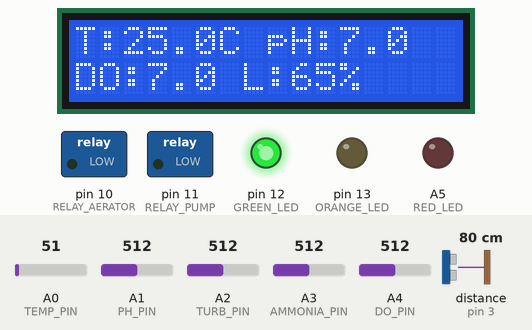
The sketch below on a simulated Arduino Nano, built with avr-gcc and run on an emulated ATmega328P. Parts: 16×2 character LCD, switched loads named in the sketch (green lamp = pin HIGH), output pins drawn as LEDs (lit = HIGH). Wiring (inferred from the names in the program): ultrasonic range finder: trigger pin 2; echo pin 3. The test bench sets the inputs (shaded band); at power-on: A4 (DO_PIN) = 512, A0 (TEMP_PIN) = 51, A1 (PH_PIN) = 512, A2 (TURB_PIN) = 512, A3 (AMMONIA_PIN) = 512, distance to the obstacle (sensor on pin 3) 80 cm. The echo pulse lasts 58.3 µs per cm; pins used as bus, display or sensor lines are not drawn; what the sketch prints to the serial monitor is not drawn.

Above: at 5.2 s.
5.3 s: A4 (DO_PIN) set to 187
At 6.9 s:
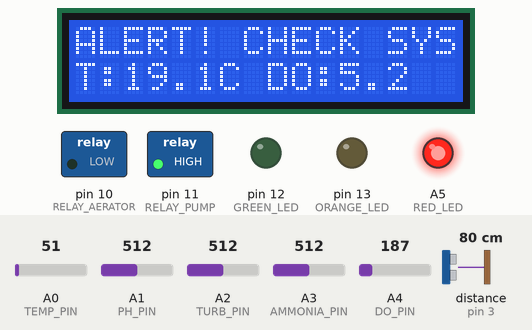
8.3 s: A4 (DO_PIN) set to 154
At 10.0 s:
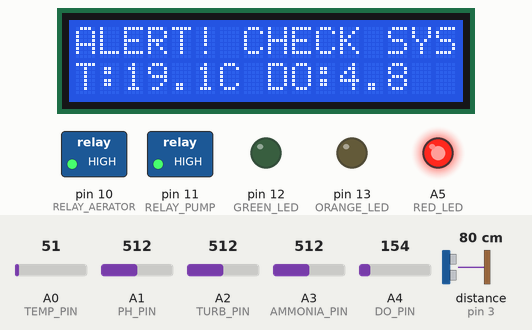
11.3 s: A0 (TEMP_PIN) set to 61
At 12.7 s:
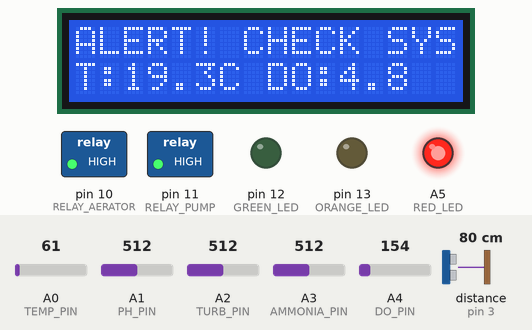
14.3 s: A0 (TEMP_PIN) set to 71
At 17.0 s:
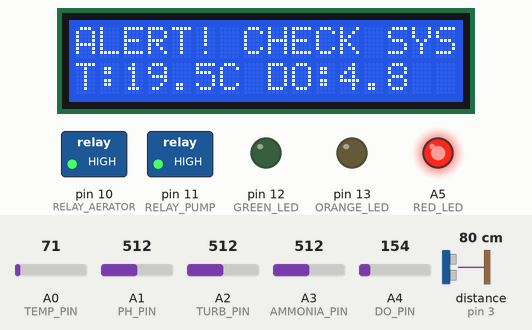
17.4 s: A0 (TEMP_PIN) set to 86
At 18.5 s:
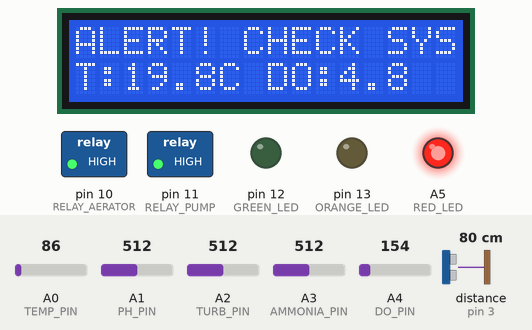
20.4 s: A4 (DO_PIN) set to 90
At 22.8 s:
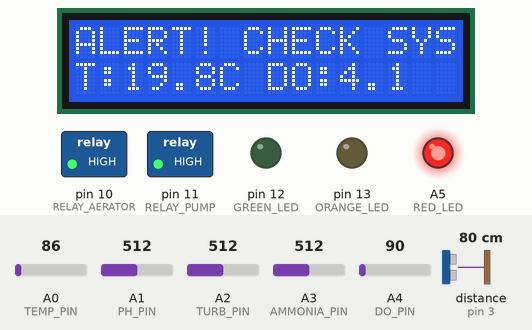
Timing chart, 0 to 24.3 s (numbered marks = the images above; inputs shaded):
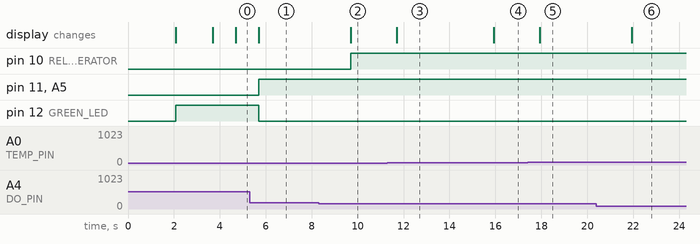

The sketch:

Smart_Fish_Pond_SystemV.04.ino
```cpp
/*
  SMART FISH POND MANAGEMENT SYSTEM
  SIMULINO NANO - Proteus Simulation
  Author: Ezamamti Ronald A
  Version: 5.2 (CLEAN DISPLAY)
*/

#include <LiquidCrystal.h>

// ==================== PIN DEFINITIONS ====================
// Analog Sensors
#define TEMP_PIN        A0
#define PH_PIN          A1
#define TURB_PIN        A2
#define AMMONIA_PIN     A3
#define DO_PIN          A4

// Ultrasonic
#define TRIG_PIN        2
#define ECHO_PIN        3

// LCD
#define LCD_RS          4
#define LCD_EN          5
#define LCD_D4          6
#define LCD_D5          7
#define LCD_D6          8
#define LCD_D7          9

// Actuators
#define RELAY_AERATOR   10
#define RELAY_PUMP      11

// Indicators
#define GREEN_LED       12
#define ORANGE_LED      13
#define RED_LED         A5

// ==================== THRESHOLDS ====================
#define TEMP_MAX        32.0
#define TEMP_MIN        20.0
#define TEMP_WARNING    30.0

#define PH_MIN          6.5
#define PH_MAX          8.5
#define PH_WARNING_LOW  6.8
#define PH_WARNING_HIGH 8.2

#define TURB_MAX        50.0
#define TURB_WARNING    40.0

#define NH3_MAX         0.05
#define NH3_WARNING     0.03

#define DO_MIN          5.0
#define DO_WARNING      6.0

#define WATER_LEVEL_MIN 20.0

// ==================== GLOBAL VARIABLES ====================
LiquidCrystal lcd(LCD_RS, LCD_EN, LCD_D4, LCD_D5, LCD_D6, LCD_D7);

float temperature = 25.0;
float pH_value = 7.0;
float turbidity = 30.0;
float ammonia = 0.02;
float dissolvedOxygen = 7.0;
float waterLevel = 65.0;

bool alertTriggered = false;
bool warningTriggered = false;
bool aeratorActive = false;
bool pumpActive = false;

unsigned long lastSensorRead = 0;
const unsigned long SENSOR_READ_INTERVAL = 2000;

unsigned long lastDisplayUpdate = 0;
const unsigned long DISPLAY_UPDATE_INTERVAL = 1000;

unsigned long lastSerialLog = 0;
const unsigned long SERIAL_LOG_INTERVAL = 3000;

int displayMode = 0;
unsigned long lastDisplayChange = 0;

// ==================== SETUP ====================
void setup() {
  Serial.begin(9600);

  // Initialize pins
  pinMode(RELAY_AERATOR, OUTPUT);
  pinMode(RELAY_PUMP, OUTPUT);
  pinMode(GREEN_LED, OUTPUT);
  pinMode(ORANGE_LED, OUTPUT);
  pinMode(RED_LED, OUTPUT);
  pinMode(TRIG_PIN, OUTPUT);
  pinMode(ECHO_PIN, INPUT);

  // Initialize outputs - ALL OFF
  digitalWrite(RELAY_AERATOR, LOW);
  digitalWrite(RELAY_PUMP, LOW);
  digitalWrite(GREEN_LED, LOW);
  digitalWrite(ORANGE_LED, LOW);
  digitalWrite(RED_LED, LOW);

  // Initialize LCD
  lcd.begin(16, 2);
  lcd.clear();
  lcd.print("SMART FISH POND");
  lcd.setCursor(0, 1);
  lcd.print("SIMULINO NANO");

  // Wait for Serial to initialize in Proteus
  delay(2000);

  // System ready indication
  digitalWrite(GREEN_LED, HIGH);

  lcd.clear();
  lcd.print("SYSTEM READY");
  lcd.setCursor(0, 1);
  lcd.print("TERMINAL ACTIVE");

  Serial.println("========================================");
  Serial.println("   SMART FISH POND - SIMULINO NANO");
  Serial.println("   Virtual Terminal: ACTIVE");
  Serial.println("   System: OPERATIONAL");
  Serial.println("========================================");
  Serial.println();

  delay(1500);
  lcd.clear();

  lastSensorRead = millis();
  lastDisplayUpdate = millis();
  lastSerialLog = millis();
  lastDisplayChange = millis();
}

// ==================== MAIN LOOP ====================
void loop() {
  unsigned long currentMillis = millis();

  // Read sensors and process data
  if (currentMillis - lastSensorRead >= SENSOR_READ_INTERVAL) {
    readAllSensors();
    checkWaterQuality();
    controlActuators();
    lastSensorRead = currentMillis;
  }

  // Update LCD display
  if (currentMillis - lastDisplayUpdate >= DISPLAY_UPDATE_INTERVAL) {
    updateLCDDisplay();
    lastDisplayUpdate = currentMillis;
  }

  // Log data to Serial (less frequent to reduce clutter)
  if (currentMillis - lastSerialLog >= SERIAL_LOG_INTERVAL) {
    logDataToSerial();
    lastSerialLog = currentMillis;
  }
}

// ==================== SENSOR READING ====================
void readAllSensors() {
  // Read analog sensors with realistic simulation ranges
  int tempRaw = analogRead(TEMP_PIN);
  temperature = 18.0 + (tempRaw / 1023.0) * 22.0;  // 18-40°C

  int phRaw = analogRead(PH_PIN);
  pH_value = 5.5 + (phRaw / 1023.0) * 4.5;        // 5.5-10.0

  int turbRaw = analogRead(TURB_PIN);
  turbidity = (turbRaw / 1023.0) * 100.0;         // 0-100 NTU

  int ammoniaRaw = analogRead(AMMONIA_PIN);
  ammonia = (ammoniaRaw / 1023.0) * 0.15;         // 0-0.15 ppm

  int doRaw = analogRead(DO_PIN);
  dissolvedOxygen = 3.0 + (doRaw / 1023.0) * 12.0; // 3-15 mg/L

  waterLevel = getWaterLevel();
}

float getWaterLevel() {
  // Simulate ultrasonic water level sensor
  digitalWrite(TRIG_PIN, LOW);
  delayMicroseconds(2);
  digitalWrite(TRIG_PIN, HIGH);
  delayMicroseconds(10);
  digitalWrite(TRIG_PIN, LOW);

  long duration = pulseIn(ECHO_PIN, HIGH, 30000);

  if (duration == 0) {
    // No echo - return simulated level based on potentiometer
    return 20.0 + (analogRead(A4) / 1023.0) * 80.0;
  }

  float distance = (duration * 0.0343) / 2.0;
  float level = 100.0 - distance;

  // Constrain to realistic values
  if (level < 0) level = 0;
  if (level > 100) level = 100;

  return level;
}

// ==================== WATER QUALITY CHECK ====================
void checkWaterQuality() {
  alertTriggered = false;
  warningTriggered = false;

  // Check for CRITICAL alerts
  if (temperature > TEMP_MAX || temperature < TEMP_MIN) {
    alertTriggered = true;
  }
  else if (pH_value < PH_MIN || pH_value > PH_MAX) {
    alertTriggered = true;
  }
  else if (turbidity > TURB_MAX) {
    alertTriggered = true;
  }
  else if (ammonia > NH3_MAX) {
    alertTriggered = true;
  }
  else if (dissolvedOxygen < DO_MIN) {
    alertTriggered = true;
  }
  else if (waterLevel < WATER_LEVEL_MIN) {
    alertTriggered = true;
  }

  // Check for WARNINGS (only if no critical alert)
  if (!alertTriggered) {
    if (temperature > TEMP_WARNING) warningTriggered = true;
    if (pH_value < PH_WARNING_LOW || pH_value > PH_WARNING_HIGH) warningTriggered = true;
    if (turbidity > TURB_WARNING) warningTriggered = true;
    if (ammonia > NH3_WARNING) warningTriggered = true;
    if (dissolvedOxygen < DO_WARNING) warningTriggered = true;
  }
}

// ==================== ACTUATOR CONTROL ====================
void controlActuators() {
  if (alertTriggered) {
    // ALERT MODE - Red LED, activate necessary equipment
    digitalWrite(RED_LED, HIGH);
    digitalWrite(GREEN_LED, LOW);
    digitalWrite(ORANGE_LED, LOW);

    // Aerator control - activate if oxygen low
    if (dissolvedOxygen < DO_MIN) {
      digitalWrite(RELAY_AERATOR, HIGH);
      aeratorActive = true;
    } else {
      digitalWrite(RELAY_AERATOR, LOW);
      aeratorActive = false;
    }

    // Water pump control - activate for water quality issues
    if (temperature > TEMP_MAX || ammonia > NH3_MAX || turbidity > TURB_MAX) {
      digitalWrite(RELAY_PUMP, HIGH);
      pumpActive = true;
    } else {
      digitalWrite(RELAY_PUMP, LOW);
      pumpActive = false;
    }

  } else if (warningTriggered) {
    // WARNING MODE - Orange LED, monitor closely
    digitalWrite(RED_LED, LOW);
    digitalWrite(GREEN_LED, LOW);
    digitalWrite(ORANGE_LED, HIGH);
    digitalWrite(RELAY_AERATOR, LOW);
    digitalWrite(RELAY_PUMP, LOW);
    aeratorActive = false;
    pumpActive = false;

  } else {
    // NORMAL MODE - Green LED, all systems normal
    digitalWrite(RED_LED, LOW);
    digitalWrite(GREEN_LED, HIGH);
    digitalWrite(ORANGE_LED, LOW);
    digitalWrite(RELAY_AERATOR, LOW);
    digitalWrite(RELAY_PUMP, LOW);
    aeratorActive = false;
    pumpActive = false;
  }
}

// ==================== LCD DISPLAY ====================
void updateLCDDisplay() {
  // Handle display mode switching for normal operation
  if (!alertTriggered && !warningTriggered) {
    if (millis() - lastDisplayChange >= 4000) { // Change every 4 seconds
      displayMode = (displayMode + 1) % 2;
      lastDisplayChange = millis();
    }
  }

  lcd.clear();

  if (alertTriggered) {
    // ALERT SCREEN - Clean text only
    lcd.setCursor(0, 0);
    lcd.print("ALERT! CHECK SYS");
    lcd.setCursor(0, 1);
    lcd.print("T:");
    lcd.print(temperature, 1);
    lcd.print("C DO:");
    lcd.print(dissolvedOxygen, 1);

  } else if (warningTriggered) {
    // WARNING SCREEN - Clean text only
    lcd.setCursor(0, 0);
    lcd.print("WARNING MONITOR");
    lcd.setCursor(0, 1);
    lcd.print("pH:");
    lcd.print(pH_value, 1);
    lcd.print(" NH3:");
    lcd.print(ammonia, 3);

  } else {
    // NORMAL SCREENS - Alternate between two displays
    if (displayMode == 0) {
      lcd.setCursor(0, 0);
      lcd.print("T:");
      lcd.print(temperature, 1);
      lcd.print("C pH:");
      lcd.print(pH_value, 1);
      lcd.setCursor(0, 1);
      lcd.print("DO:");
      lcd.print(dissolvedOxygen, 1);
      lcd.print(" L:");
      lcd.print(waterLevel, 0);
      lcd.print("%");
    } else {
      lcd.setCursor(0, 0);
      lcd.print("TURB:");
      lcd.print(turbidity, 1);
      lcd.print(" NTU");
      lcd.setCursor(0, 1);
      lcd.print("NH3:");
      lcd.print(ammonia, 3);
      lcd.print(" ppm");
    }
  }
}

// ==================== SERIAL LOGGING ====================
void logDataToSerial() {
  Serial.println("============ POND DATA ============");
  Serial.print("Temperature:    "); Serial.print(temperature, 1); Serial.println(" C");
  Serial.print("pH Level:       "); Serial.println(pH_value, 1);
  Serial.print("Turbidity:      "); Serial.print(turbidity, 1); Serial.println(" NTU");
  Serial.print("Ammonia:        "); Serial.print(ammonia, 3); Serial.println(" ppm");
  Serial.print("Dissolved O2:   "); Serial.print(dissolvedOxygen, 1); Serial.println(" mg/L");
  Serial.print("Water Level:    "); Serial.print(waterLevel, 1); Serial.println(" %");
  Serial.print("System Status:  ");

  if (alertTriggered) {
    Serial.println("ALERT");
    Serial.print("Aerator:        "); Serial.println(aeratorActive ? "ON" : "OFF");
    Serial.print("Water Pump:     "); Serial.println(pumpActive ? "ON" : "OFF");
  } else if (warningTriggered) {
    Serial.println("WARNING");
  } else {
    Serial.println("NORMAL");
  }
  Serial.println("===================================");
  Serial.println();
}
```

Measured:
- the behaviour switches between 171 and 170 on A4 (DO_PIN) (found by bisection; images 1 and 2)
- after the input at 5.3 s, the display: changes after 0.40 s (image 1)
- after the input at 8.3 s, pin 10 (RELAY_AERATOR): LOW → HIGH after 1.4 s; the display: changes after 1.4 s (image 2)
- after the input at 11.3 s, the display: changes after 0.40 s (image 3)
- after the input at 14.3 s, the display: changes after 1.6 s (image 4)
- after the input at 17.4 s, the display: changes after 0.53 s (image 5)
- after the input at 20.4 s, the display: changes after 1.5 s (image 6)
